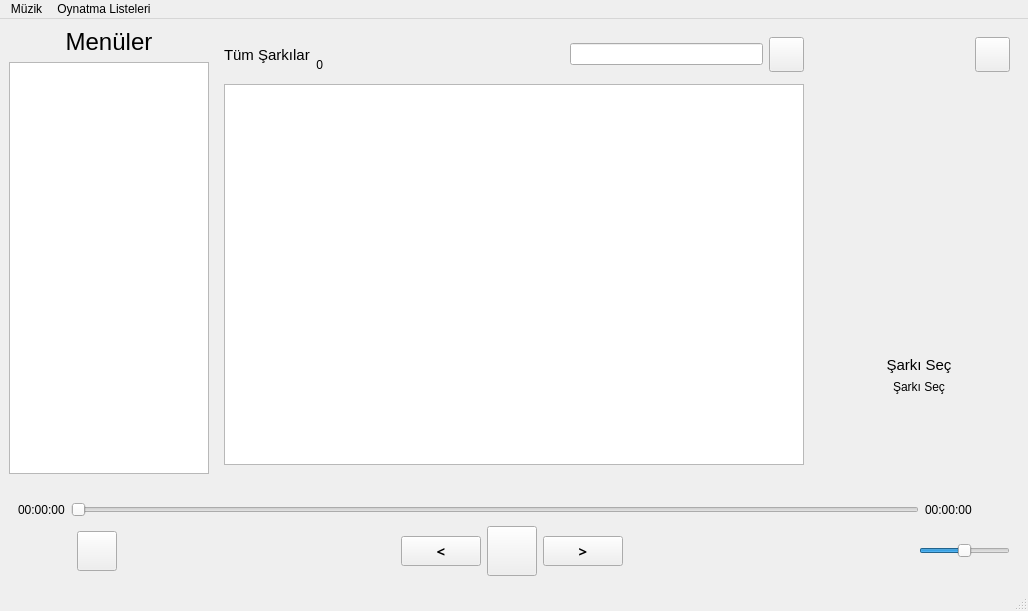
<?xml version="1.0" encoding="UTF-8"?>
<ui version="4.0">
 <class>MainWindow</class>
 <widget class="QMainWindow" name="MainWindow">
  <property name="geometry">
   <rect>
    <x>0</x>
    <y>0</y>
    <width>1028</width>
    <height>611</height>
   </rect>
  </property>
  <property name="sizePolicy">
   <sizepolicy hsizetype="Fixed" vsizetype="Fixed">
    <horstretch>0</horstretch>
    <verstretch>0</verstretch>
   </sizepolicy>
  </property>
  <property name="maximumSize">
   <size>
    <width>16777215</width>
    <height>16777215</height>
   </size>
  </property>
  <property name="baseSize">
   <size>
    <width>800</width>
    <height>400</height>
   </size>
  </property>
  <property name="windowTitle">
   <string>MainWindow</string>
  </property>
  <property name="autoFillBackground">
   <bool>true</bool>
  </property>
  <property name="styleSheet">
   <string notr="true"/>
  </property>
  <property name="toolButtonStyle">
   <enum>Qt::ToolButtonStyle::ToolButtonFollowStyle</enum>
  </property>
  <widget class="QWidget" name="centralwidget">
   <property name="styleSheet">
    <string notr="true"/>
   </property>
   <layout class="QGridLayout" name="gridLayout">
    <item row="0" column="0">
     <widget class="QLabel" name="label_5">
      <property name="font">
       <font>
        <pointsize>18</pointsize>
       </font>
      </property>
      <property name="text">
       <string>Menüler</string>
      </property>
      <property name="alignment">
       <set>Qt::AlignmentFlag::AlignCenter</set>
      </property>
     </widget>
    </item>
    <item row="0" column="1" rowspan="2">
     <widget class="QStackedWidget" name="anaPencereleri">
      <property name="currentIndex">
       <number>5</number>
      </property>
      <widget class="QWidget" name="girisPage">
       <layout class="QGridLayout" name="gridLayout_5">
        <item row="1" column="1">
         <widget class="QLabel" name="label_4">
          <property name="font">
           <font>
            <pointsize>16</pointsize>
           </font>
          </property>
          <property name="text">
           <string>    Data Music Player; Modlanabilir, hafif ve performanslı bir müzik uygulamasıdır. Kendi bilgisayarınızda bulunan .mp3 müzik dosyalarını çalabilirsiniz. Müzik &gt; Müzik Ekle diyerek müzik ekliyebilirisiniz</string>
          </property>
          <property name="alignment">
           <set>Qt::AlignmentFlag::AlignLeading|Qt::AlignmentFlag::AlignLeft|Qt::AlignmentFlag::AlignTop</set>
          </property>
          <property name="wordWrap">
           <bool>true</bool>
          </property>
         </widget>
        </item>
        <item row="0" column="1">
         <widget class="QLabel" name="label_3">
          <property name="font">
           <font>
            <pointsize>28</pointsize>
           </font>
          </property>
          <property name="text">
           <string>🎵 Hoşgeldiniz 🎵</string>
          </property>
          <property name="alignment">
           <set>Qt::AlignmentFlag::AlignCenter</set>
          </property>
         </widget>
        </item>
       </layout>
      </widget>
      <widget class="QWidget" name="medyaIndirme">
       <layout class="QGridLayout" name="gridLayout_8">
        <item row="0" column="1" rowspan="3">
         <widget class="QLineEdit" name="indirmeUrl">
          <property name="statusTip">
           <string/>
          </property>
          <property name="whatsThis">
           <string>asdassadsad</string>
          </property>
          <property name="styleSheet">
           <string notr="true"/>
          </property>
          <property name="inputMask">
           <string/>
          </property>
          <property name="text">
           <string/>
          </property>
          <property name="frame">
           <bool>true</bool>
          </property>
          <property name="placeholderText">
           <string>Medya Url'sini giriniz....</string>
          </property>
         </widget>
        </item>
        <item row="0" column="6" rowspan="3">
         <spacer name="horizontalSpacer_7">
          <property name="orientation">
           <enum>Qt::Orientation::Horizontal</enum>
          </property>
          <property name="sizeHint" stdset="0">
           <size>
            <width>40</width>
            <height>20</height>
           </size>
          </property>
         </spacer>
        </item>
        <item row="0" column="0" rowspan="3">
         <widget class="QLabel" name="label_7">
          <property name="maximumSize">
           <size>
            <width>35</width>
            <height>35</height>
           </size>
          </property>
          <property name="text">
           <string/>
          </property>
          <property name="pixmap">
           <pixmap resource="asstes.qrc">:/medyaKontrol/karanlik/assets/medyaKontrol/karanlik/indirme.png</pixmap>
          </property>
          <property name="scaledContents">
           <bool>true</bool>
          </property>
         </widget>
        </item>
        <item row="5" column="9">
         <widget class="Line" name="line_2">
          <property name="orientation">
           <enum>Qt::Orientation::Horizontal</enum>
          </property>
         </widget>
        </item>
        <item row="8" column="0" colspan="9">
         <widget class="QTextEdit" name="indirmeLog">
          <property name="enabled">
           <bool>true</bool>
          </property>
          <property name="mouseTracking">
           <bool>false</bool>
          </property>
          <property name="focusPolicy">
           <enum>Qt::FocusPolicy::NoFocus</enum>
          </property>
          <property name="autoFillBackground">
           <bool>false</bool>
          </property>
          <property name="undoRedoEnabled">
           <bool>false</bool>
          </property>
          <property name="readOnly">
           <bool>true</bool>
          </property>
          <property name="textInteractionFlags">
           <set>Qt::TextInteractionFlag::NoTextInteraction</set>
          </property>
         </widget>
        </item>
        <item row="2" column="7" colspan="2">
         <widget class="QPushButton" name="nodeJsIndirme">
          <property name="text">
           <string>Node.js Aracını İndir</string>
          </property>
          <property name="icon">
           <iconset resource="asstes.qrc">
            <normaloff>:/medyaKontrol/karanlik/assets/medyaKontrol/karanlik/indirme.png</normaloff>:/medyaKontrol/karanlik/assets/medyaKontrol/karanlik/indirme.png</iconset>
          </property>
         </widget>
        </item>
        <item row="1" column="7" colspan="2">
         <widget class="QPushButton" name="ffmpegIndirme">
          <property name="minimumSize">
           <size>
            <width>150</width>
            <height>0</height>
           </size>
          </property>
          <property name="maximumSize">
           <size>
            <width>16777215</width>
            <height>16777215</height>
           </size>
          </property>
          <property name="text">
           <string>FFmpeg Aracını İndir</string>
          </property>
          <property name="icon">
           <iconset resource="asstes.qrc">
            <normaloff>:/medyaKontrol/karanlik/assets/medyaKontrol/karanlik/indirme.png</normaloff>:/medyaKontrol/karanlik/assets/medyaKontrol/karanlik/indirme.png</iconset>
          </property>
         </widget>
        </item>
        <item row="0" column="2" rowspan="3" colspan="4">
         <widget class="QPushButton" name="indirme">
          <property name="text">
           <string>İndir</string>
          </property>
         </widget>
        </item>
        <item row="0" column="7" colspan="2">
         <widget class="QPushButton" name="ytDlpIndirme">
          <property name="minimumSize">
           <size>
            <width>150</width>
            <height>0</height>
           </size>
          </property>
          <property name="toolTip">
           <string>Ay başı güncellenmesi gerekir</string>
          </property>
          <property name="statusTip">
           <string/>
          </property>
          <property name="text">
           <string>Yt-Dlp Aracını İndir</string>
          </property>
          <property name="icon">
           <iconset resource="asstes.qrc">
            <normaloff>:/medyaKontrol/karanlik/assets/medyaKontrol/karanlik/indirme.png</normaloff>:/medyaKontrol/karanlik/assets/medyaKontrol/karanlik/indirme.png</iconset>
          </property>
         </widget>
        </item>
        <item row="4" column="0" rowspan="2" colspan="10">
         <layout class="QGridLayout" name="gridLayout_9">
          <item row="0" column="2">
           <widget class="Line" name="line_3">
            <property name="orientation">
             <enum>Qt::Orientation::Horizontal</enum>
            </property>
           </widget>
          </item>
          <item row="0" column="1">
           <widget class="QLabel" name="label_9">
            <property name="minimumSize">
             <size>
              <width>0</width>
              <height>0</height>
             </size>
            </property>
            <property name="maximumSize">
             <size>
              <width>100</width>
              <height>16777215</height>
             </size>
            </property>
            <property name="font">
             <font>
              <pointsize>11</pointsize>
             </font>
            </property>
            <property name="styleSheet">
             <string notr="true"/>
            </property>
            <property name="text">
             <string>Olay Geçmişi</string>
            </property>
            <property name="alignment">
             <set>Qt::AlignmentFlag::AlignCenter</set>
            </property>
            <property name="indent">
             <number>-1</number>
            </property>
           </widget>
          </item>
          <item row="0" column="0">
           <widget class="Line" name="line">
            <property name="maximumSize">
             <size>
              <width>16777215</width>
              <height>16777215</height>
             </size>
            </property>
            <property name="orientation">
             <enum>Qt::Orientation::Horizontal</enum>
            </property>
           </widget>
          </item>
         </layout>
        </item>
       </layout>
      </widget>
      <widget class="QWidget" name="ayarlarPage">
       <layout class="QGridLayout" name="gridLayout_10">
        <item row="3" column="1">
         <spacer name="verticalSpacer_4">
          <property name="orientation">
           <enum>Qt::Orientation::Vertical</enum>
          </property>
          <property name="sizeHint" stdset="0">
           <size>
            <width>20</width>
            <height>40</height>
           </size>
          </property>
         </spacer>
        </item>
        <item row="3" column="0">
         <spacer name="verticalSpacer_3">
          <property name="orientation">
           <enum>Qt::Orientation::Vertical</enum>
          </property>
          <property name="sizeHint" stdset="0">
           <size>
            <width>20</width>
            <height>40</height>
           </size>
          </property>
         </spacer>
        </item>
        <item row="0" column="0" colspan="2">
         <layout class="QHBoxLayout" name="horizontalLayout">
          <item>
           <widget class="Line" name="line_4">
            <property name="orientation">
             <enum>Qt::Orientation::Horizontal</enum>
            </property>
           </widget>
          </item>
          <item>
           <widget class="QLabel" name="label_11">
            <property name="maximumSize">
             <size>
              <width>80</width>
              <height>16777215</height>
             </size>
            </property>
            <property name="font">
             <font>
              <pointsize>18</pointsize>
             </font>
            </property>
            <property name="text">
             <string>Ayarlar</string>
            </property>
           </widget>
          </item>
          <item>
           <widget class="Line" name="line_5">
            <property name="orientation">
             <enum>Qt::Orientation::Horizontal</enum>
            </property>
           </widget>
          </item>
         </layout>
        </item>
        <item row="2" column="1">
         <widget class="QCheckBox" name="karanlikTema">
          <property name="text">
           <string/>
          </property>
         </widget>
        </item>
        <item row="2" column="0">
         <widget class="QLabel" name="label_10">
          <property name="minimumSize">
           <size>
            <width>0</width>
            <height>30</height>
           </size>
          </property>
          <property name="font">
           <font>
            <pointsize>12</pointsize>
           </font>
          </property>
          <property name="text">
           <string>Karanlık Mod</string>
          </property>
         </widget>
        </item>
        <item row="4" column="0" colspan="2">
         <widget class="QPushButton" name="ayarlariKaydet">
          <property name="font">
           <font>
            <pointsize>11</pointsize>
           </font>
          </property>
          <property name="text">
           <string>Kaydet</string>
          </property>
         </widget>
        </item>
       </layout>
      </widget>
      <widget class="QWidget" name="playlistsPage">
       <layout class="QGridLayout" name="gridLayout_7">
        <item row="0" column="3">
         <spacer name="horizontalSpacer_5">
          <property name="orientation">
           <enum>Qt::Orientation::Horizontal</enum>
          </property>
          <property name="sizeHint" stdset="0">
           <size>
            <width>40</width>
            <height>20</height>
           </size>
          </property>
         </spacer>
        </item>
        <item row="0" column="5">
         <widget class="QLineEdit" name="playlistsArama"/>
        </item>
        <item row="0" column="0">
         <widget class="QLabel" name="playlistsIcon">
          <property name="minimumSize">
           <size>
            <width>35</width>
            <height>35</height>
           </size>
          </property>
          <property name="maximumSize">
           <size>
            <width>35</width>
            <height>35</height>
           </size>
          </property>
          <property name="text">
           <string/>
          </property>
          <property name="scaledContents">
           <bool>true</bool>
          </property>
         </widget>
        </item>
        <item row="0" column="4">
         <widget class="QLabel" name="label_8">
          <property name="minimumSize">
           <size>
            <width>35</width>
            <height>35</height>
           </size>
          </property>
          <property name="maximumSize">
           <size>
            <width>35</width>
            <height>35</height>
           </size>
          </property>
          <property name="text">
           <string/>
          </property>
          <property name="pixmap">
           <pixmap>:/medyaKontrol/assets/medyaKontrol/arama.png</pixmap>
          </property>
          <property name="scaledContents">
           <bool>true</bool>
          </property>
         </widget>
        </item>
        <item row="0" column="1">
         <widget class="QLabel" name="playlistsName">
          <property name="font">
           <font>
            <pointsize>11</pointsize>
           </font>
          </property>
          <property name="text">
           <string>PlaylistsName</string>
          </property>
         </widget>
        </item>
        <item row="1" column="0" colspan="7">
         <widget class="QListWidget" name="playlistsList"/>
        </item>
        <item row="0" column="2">
         <widget class="QLabel" name="playlistSarkiSayisi">
          <property name="text">
           <string>TextLabel</string>
          </property>
          <property name="alignment">
           <set>Qt::AlignmentFlag::AlignBottom|Qt::AlignmentFlag::AlignHCenter</set>
          </property>
         </widget>
        </item>
       </layout>
      </widget>
      <widget class="QWidget" name="oynatmaPage">
       <layout class="QGridLayout" name="gridLayout_4">
        <item row="1" column="0">
         <widget class="QListWidget" name="oynatmaListeleri"/>
        </item>
        <item row="0" column="0">
         <widget class="QLabel" name="label_6">
          <property name="font">
           <font>
            <pointsize>12</pointsize>
           </font>
          </property>
          <property name="text">
           <string>Oynatma Listeleri</string>
          </property>
          <property name="alignment">
           <set>Qt::AlignmentFlag::AlignCenter</set>
          </property>
         </widget>
        </item>
       </layout>
      </widget>
      <widget class="QWidget" name="medyalarPage">
       <layout class="QGridLayout" name="gridLayout_6">
        <item row="0" column="0">
         <widget class="QLabel" name="listeIsmi">
          <property name="font">
           <font>
            <pointsize>11</pointsize>
           </font>
          </property>
          <property name="text">
           <string>Tüm Şarkılar</string>
          </property>
         </widget>
        </item>
        <item row="0" column="5">
         <widget class="QPushButton" name="medyaYenile">
          <property name="minimumSize">
           <size>
            <width>35</width>
            <height>35</height>
           </size>
          </property>
          <property name="maximumSize">
           <size>
            <width>35</width>
            <height>35</height>
           </size>
          </property>
          <property name="text">
           <string/>
          </property>
          <property name="icon">
           <iconset resource="asstes.qrc">
            <normaloff>:/medyaKontrol/karanlik/assets/medyaKontrol/karanlik/yenile.png</normaloff>:/medyaKontrol/karanlik/assets/medyaKontrol/karanlik/yenile.png</iconset>
          </property>
          <property name="iconSize">
           <size>
            <width>32</width>
            <height>32</height>
           </size>
          </property>
         </widget>
        </item>
        <item row="0" column="1">
         <widget class="QLabel" name="medyaSarkiSayisi">
          <property name="font">
           <font>
            <pointsize>9</pointsize>
           </font>
          </property>
          <property name="layoutDirection">
           <enum>Qt::LayoutDirection::LeftToRight</enum>
          </property>
          <property name="text">
           <string>0</string>
          </property>
          <property name="alignment">
           <set>Qt::AlignmentFlag::AlignBottom|Qt::AlignmentFlag::AlignRight|Qt::AlignmentFlag::AlignTrailing</set>
          </property>
         </widget>
        </item>
        <item row="0" column="2" rowspan="2">
         <spacer name="horizontalSpacer_4">
          <property name="orientation">
           <enum>Qt::Orientation::Horizontal</enum>
          </property>
          <property name="sizeHint" stdset="0">
           <size>
            <width>40</width>
            <height>20</height>
           </size>
          </property>
         </spacer>
        </item>
        <item row="0" column="4">
         <widget class="QLineEdit" name="medyaArama">
          <property name="text">
           <string/>
          </property>
         </widget>
        </item>
        <item row="0" column="3">
         <widget class="QLabel" name="label_2">
          <property name="minimumSize">
           <size>
            <width>35</width>
            <height>35</height>
           </size>
          </property>
          <property name="maximumSize">
           <size>
            <width>35</width>
            <height>35</height>
           </size>
          </property>
          <property name="text">
           <string/>
          </property>
          <property name="pixmap">
           <pixmap resource="asstes.qrc">:/medyaKontrol/karanlik/assets/medyaKontrol/karanlik/arama.png</pixmap>
          </property>
          <property name="scaledContents">
           <bool>true</bool>
          </property>
         </widget>
        </item>
        <item row="2" column="0" colspan="6">
         <widget class="QListWidget" name="medyalar">
          <property name="wordWrap">
           <bool>true</bool>
          </property>
          <property name="sortingEnabled">
           <bool>false</bool>
          </property>
         </widget>
        </item>
       </layout>
      </widget>
     </widget>
    </item>
    <item row="0" column="2" rowspan="2">
     <widget class="QFrame" name="gridFrame">
      <property name="minimumSize">
       <size>
        <width>200</width>
        <height>0</height>
       </size>
      </property>
      <property name="maximumSize">
       <size>
        <width>150</width>
        <height>16777215</height>
       </size>
      </property>
      <layout class="QGridLayout" name="gridLayout_3">
       <item row="0" column="0">
        <spacer name="horizontalSpacer_6">
         <property name="orientation">
          <enum>Qt::Orientation::Horizontal</enum>
         </property>
         <property name="sizeHint" stdset="0">
          <size>
           <width>40</width>
           <height>20</height>
          </size>
         </property>
        </spacer>
       </item>
       <item row="3" column="0" colspan="2">
        <widget class="QLabel" name="medyaIsim">
         <property name="font">
          <font>
           <pointsize>11</pointsize>
          </font>
         </property>
         <property name="text">
          <string>Şarkı Seç</string>
         </property>
         <property name="alignment">
          <set>Qt::AlignmentFlag::AlignCenter</set>
         </property>
         <property name="wordWrap">
          <bool>true</bool>
         </property>
        </widget>
       </item>
       <item row="2" column="0" colspan="2">
        <spacer name="verticalSpacer">
         <property name="orientation">
          <enum>Qt::Orientation::Vertical</enum>
         </property>
         <property name="sizeHint" stdset="0">
          <size>
           <width>20</width>
           <height>40</height>
          </size>
         </property>
        </spacer>
       </item>
       <item row="0" column="1">
        <widget class="QPushButton" name="medyaCikar">
         <property name="minimumSize">
          <size>
           <width>35</width>
           <height>35</height>
          </size>
         </property>
         <property name="maximumSize">
          <size>
           <width>35</width>
           <height>35</height>
          </size>
         </property>
         <property name="text">
          <string/>
         </property>
         <property name="icon">
          <iconset resource="asstes.qrc">
           <normaloff>:/medyaKontrol/karanlik/assets/medyaKontrol/karanlik/penceredenCikar.png</normaloff>:/medyaKontrol/karanlik/assets/medyaKontrol/karanlik/penceredenCikar.png</iconset>
         </property>
         <property name="iconSize">
          <size>
           <width>32</width>
           <height>32</height>
          </size>
         </property>
        </widget>
       </item>
       <item row="1" column="0" colspan="2">
        <widget class="QLabel" name="medyaICon">
         <property name="minimumSize">
          <size>
           <width>0</width>
           <height>200</height>
          </size>
         </property>
         <property name="maximumSize">
          <size>
           <width>4321312</width>
           <height>150</height>
          </size>
         </property>
         <property name="styleSheet">
          <string notr="true"/>
         </property>
         <property name="text">
          <string/>
         </property>
         <property name="pixmap">
          <pixmap resource="asstes.qrc">:/medyaKontrol/karanlik/assets/medyaKontrol/karanlik/NoMedia.png</pixmap>
         </property>
         <property name="scaledContents">
          <bool>true</bool>
         </property>
        </widget>
       </item>
       <item row="4" column="0" colspan="2">
        <widget class="QLabel" name="medyaSanatci">
         <property name="text">
          <string>Şarkı Seç</string>
         </property>
         <property name="alignment">
          <set>Qt::AlignmentFlag::AlignHCenter|Qt::AlignmentFlag::AlignTop</set>
         </property>
         <property name="wordWrap">
          <bool>true</bool>
         </property>
        </widget>
       </item>
       <item row="5" column="0" colspan="2">
        <spacer name="verticalSpacer_2">
         <property name="orientation">
          <enum>Qt::Orientation::Vertical</enum>
         </property>
         <property name="sizeHint" stdset="0">
          <size>
           <width>20</width>
           <height>40</height>
          </size>
         </property>
        </spacer>
       </item>
      </layout>
     </widget>
    </item>
    <item row="1" column="0">
     <widget class="QListWidget" name="secenekler">
      <property name="minimumSize">
       <size>
        <width>200</width>
        <height>0</height>
       </size>
      </property>
      <property name="maximumSize">
       <size>
        <width>150</width>
        <height>16777215</height>
       </size>
      </property>
     </widget>
    </item>
    <item row="2" column="0" colspan="3">
     <widget class="QFrame" name="frame">
      <property name="minimumSize">
       <size>
        <width>0</width>
        <height>100</height>
       </size>
      </property>
      <property name="maximumSize">
       <size>
        <width>16777215</width>
        <height>80</height>
       </size>
      </property>
      <layout class="QGridLayout" name="gridLayout_2">
       <item row="2" column="3">
        <spacer name="horizontalSpacer_2">
         <property name="orientation">
          <enum>Qt::Orientation::Horizontal</enum>
         </property>
         <property name="sizeHint" stdset="0">
          <size>
           <width>40</width>
           <height>20</height>
          </size>
         </property>
        </spacer>
       </item>
       <item row="2" column="8">
        <widget class="QLabel" name="label">
         <property name="maximumSize">
          <size>
           <width>30</width>
           <height>30</height>
          </size>
         </property>
         <property name="text">
          <string/>
         </property>
         <property name="pixmap">
          <pixmap resource="asstes.qrc">:/medyaKontrol/karanlik/assets/medyaKontrol/karanlik/sesSeviyesi.png</pixmap>
         </property>
         <property name="scaledContents">
          <bool>true</bool>
         </property>
        </widget>
       </item>
       <item row="2" column="5">
        <widget class="QPushButton" name="medyaOynatmaKontrol">
         <property name="minimumSize">
          <size>
           <width>50</width>
           <height>50</height>
          </size>
         </property>
         <property name="text">
          <string/>
         </property>
         <property name="icon">
          <iconset resource="asstes.qrc">
           <normaloff>:/medyaKontrol/karanlik/assets/medyaKontrol/karanlik/duraklatma.png</normaloff>:/medyaKontrol/karanlik/assets/medyaKontrol/karanlik/duraklatma.png</iconset>
         </property>
         <property name="iconSize">
          <size>
           <width>32</width>
           <height>32</height>
          </size>
         </property>
        </widget>
       </item>
       <item row="0" column="0">
        <widget class="QLabel" name="medyaSuresi">
         <property name="text">
          <string>00:00:00</string>
         </property>
        </widget>
       </item>
       <item row="2" column="7">
        <spacer name="horizontalSpacer">
         <property name="orientation">
          <enum>Qt::Orientation::Horizontal</enum>
         </property>
         <property name="sizeHint" stdset="0">
          <size>
           <width>40</width>
           <height>20</height>
          </size>
         </property>
        </spacer>
       </item>
       <item row="2" column="2">
        <widget class="QPushButton" name="medyaMod">
         <property name="minimumSize">
          <size>
           <width>40</width>
           <height>40</height>
          </size>
         </property>
         <property name="maximumSize">
          <size>
           <width>40</width>
           <height>40</height>
          </size>
         </property>
         <property name="text">
          <string/>
         </property>
         <property name="icon">
          <iconset resource="asstes.qrc">
           <normaloff>:/medyaKontrol/karanlik/assets/medyaKontrol/karanlik/dongu.png</normaloff>:/medyaKontrol/karanlik/assets/medyaKontrol/karanlik/dongu.png</iconset>
         </property>
         <property name="iconSize">
          <size>
           <width>32</width>
           <height>32</height>
          </size>
         </property>
        </widget>
       </item>
       <item row="0" column="10">
        <widget class="QLabel" name="medyaGuncelSure">
         <property name="minimumSize">
          <size>
           <width>85</width>
           <height>0</height>
          </size>
         </property>
         <property name="maximumSize">
          <size>
           <width>85</width>
           <height>16777215</height>
          </size>
         </property>
         <property name="text">
          <string>00:00:00</string>
         </property>
        </widget>
       </item>
       <item row="2" column="6">
        <widget class="QPushButton" name="medyaSonraki">
         <property name="minimumSize">
          <size>
           <width>50</width>
           <height>30</height>
          </size>
         </property>
         <property name="font">
          <font>
           <family>Arial Black</family>
           <pointsize>11</pointsize>
           <bold>true</bold>
          </font>
         </property>
         <property name="text">
          <string>&gt;</string>
         </property>
        </widget>
       </item>
       <item row="2" column="4">
        <widget class="QPushButton" name="medyaOnceki">
         <property name="minimumSize">
          <size>
           <width>50</width>
           <height>30</height>
          </size>
         </property>
         <property name="font">
          <font>
           <family>Arial Black</family>
           <pointsize>11</pointsize>
           <italic>false</italic>
           <bold>true</bold>
          </font>
         </property>
         <property name="text">
          <string>&lt;</string>
         </property>
        </widget>
       </item>
       <item row="2" column="9" colspan="2">
        <widget class="QSlider" name="medyaSesSeviyesi">
         <property name="minimumSize">
          <size>
           <width>50</width>
           <height>0</height>
          </size>
         </property>
         <property name="maximum">
          <number>100</number>
         </property>
         <property name="pageStep">
          <number>5</number>
         </property>
         <property name="value">
          <number>50</number>
         </property>
         <property name="orientation">
          <enum>Qt::Orientation::Horizontal</enum>
         </property>
        </widget>
       </item>
       <item row="2" column="0" colspan="2">
        <spacer name="horizontalSpacer_3">
         <property name="orientation">
          <enum>Qt::Orientation::Horizontal</enum>
         </property>
         <property name="sizeHint" stdset="0">
          <size>
           <width>40</width>
           <height>20</height>
          </size>
         </property>
        </spacer>
       </item>
       <item row="0" column="1" colspan="9">
        <widget class="QSlider" name="medyaSlider">
         <property name="orientation">
          <enum>Qt::Orientation::Horizontal</enum>
         </property>
        </widget>
       </item>
      </layout>
     </widget>
    </item>
   </layout>
  </widget>
  <widget class="QMenuBar" name="menubar">
   <property name="geometry">
    <rect>
     <x>0</x>
     <y>0</y>
     <width>1028</width>
     <height>21</height>
    </rect>
   </property>
   <widget class="QMenu" name="menuDosya">
    <property name="title">
     <string>Müzik</string>
    </property>
    <addaction name="actionDosya_Ekle"/>
    <addaction name="actionM_zik_kar"/>
   </widget>
   <widget class="QMenu" name="menuOynatma_Listeleri">
    <property name="title">
     <string>Oynatma Listeleri</string>
    </property>
    <addaction name="actionEkle"/>
    <addaction name="actionKald_r"/>
   </widget>
   <addaction name="menuDosya"/>
   <addaction name="menuOynatma_Listeleri"/>
  </widget>
  <widget class="QStatusBar" name="statusbar">
   <property name="minimumSize">
    <size>
     <width>0</width>
     <height>0</height>
    </size>
   </property>
   <property name="maximumSize">
    <size>
     <width>16777215</width>
     <height>16777215</height>
    </size>
   </property>
  </widget>
  <action name="actionDosya_Ekle">
   <property name="text">
    <string>Ekle</string>
   </property>
  </action>
  <action name="actionM_zik_kar">
   <property name="text">
    <string>Çıkar</string>
   </property>
  </action>
  <action name="actionEkle">
   <property name="text">
    <string>Ekle</string>
   </property>
  </action>
  <action name="actionKald_r">
   <property name="text">
    <string>Kaldır</string>
   </property>
  </action>
 </widget>
 <resources>
  <include location="asstes.qrc"/>
 </resources>
 <connections/>
</ui>
